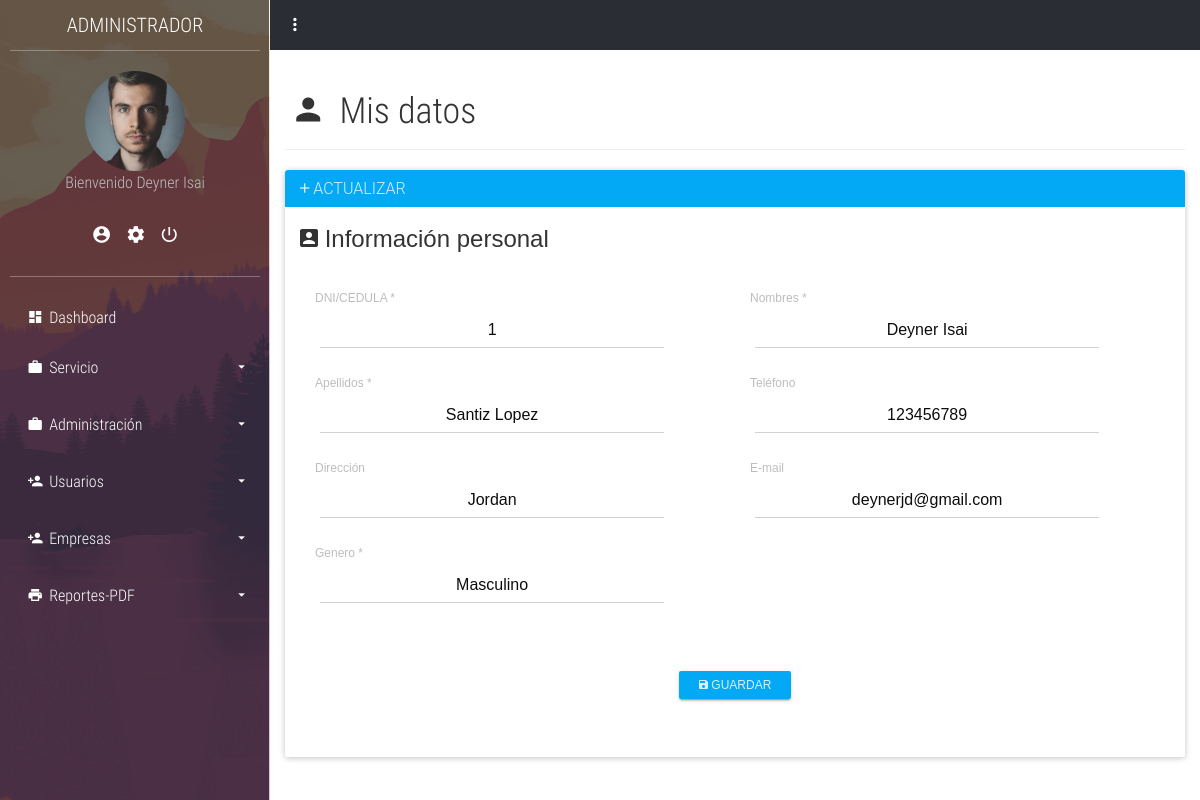
The page /Vistas/Menu.php?cargar=AdministrativaMisDatos&id_usuario=1 (signed in) on the database its author committed.
### tables this page shows
CREATE TABLE IF NOT EXISTS `usuarios` (
  `id_usuario` int(13) NOT NULL,
  `nombre` varchar(50) NOT NULL,
  `apellidos` varchar(50) NOT NULL,
  `usuario` varchar(15) NOT NULL,
  `pass` varchar(10) NOT NULL,
  `tipo` varchar(50) NOT NULL,
  `correo` varchar(35) NOT NULL,
  `telefono` varchar(15) NOT NULL,
  `direccion` varchar(50) NOT NULL,
  `genero` varchar(50) NOT NULL,
  `estado` bit(1) NOT NULL,
  PRIMARY KEY (`id_usuario`) USING BTREE
);

### Modelos/Conexion.php (called while the page is built, shortened)
<?php
class Conexion
{
    private $con;
    public function __construct()
    {
        $this->host = "localhost";
        $this->user = "root";
        $this->pass = "";
        $this->bd   = "samec";
        $this->con = mysqli_connect($this->host, $this->user, $this->pass, $this->bd);
        if ($this->con) {
            mysqli_select_db($this->con, $this->bd);
        }
        $this->con->set_charset("UTF8");
    }
    public function consultaRetorno($sql)
    {
        $consulta = mysqli_query($this->con, $sql);
        return $consulta;
    }
}

### Controladores/controladorUsuario.php (called while the page is built, shortened)
<?php
include_once '../Modelos/Usuario.php';
class controladorUsuario
{
    private $usuario;
    public function __construct()
    {
        $this->usuario = new Usuario();
    }
    public function consultar($id_usuario)
    {
        $this->usuario->set("id_usuario", $id_usuario);
        $datos = $this->usuario->consultar();
        return $datos;
    }
}

### Modelos/Usuario.php (called while the page is built, shortened)
<?php
include_once 'Conexion.php';
class Usuario
{
    private $id_usuario;
    private $con;
    public function __construct()
    {
        $this->con = new conexion();
    }
    public function consultar()
    {
        $sql       = "SELECT * FROM usuarios WHERE id_usuario=$this->id_usuario AND estado=1";
        $resultado = $this->con->consultaRetorno($sql);
        $row       = mysqli_fetch_assoc($resultado);
        $this->id_usuario = $row['id_usuario'];
        return $row;
    }
}

### Vistas/AdministrativaMisDatos.php (the view, shortened to what this page needs)
<?php
include_once 'Menu.php';
$controlador = new controladorUsuario();
if (isset($_GET['id_usuario'])) {
    $row = $controlador->
        consultar($_GET['id_usuario']);
} else {
    echo "window.location.href='?cargar=AdministrativaListarUsuario&tipo;=Administrador'";
}
?>
<!DOCTYPE html>
<html lang="es">
    <head>
                <link href="../Estilos/css/login.css" rel="stylesheet">
    </head>
    <body>
        <section class="full-box dashboard-contentPage">
            <nav class="full-box dashboard-Navbar">
                <ul class="full-box list-unstyled text-right">
                    <li class="pull-left">
                        <a class="btn-menu-dashboard" href="#!">
                            <i class="zmdi zmdi-more-vert">
                            </i>
                        </a>
                    </li>
                </ul>
            </nav>
            <form action="" method="POST">
                <div class="container-fluid">
                    <div class="page-header">
                        <h1 class="text-titles">
                            <i class="zmdi zmdi-account zmdi-hc-fw">
                            </i>
                            Mis datos
                        </h1>
                    </div>
                </div>
                <div class="container-fluid">
                    <div class="panel panel-info">
                        <div class="panel-heading">
                            <h3 class="panel-title">
                                <i class="zmdi zmdi-plus">
                                </i>
                                ACTUALIZAR
                            </h3>
                        </div>
                        <div class="panel-body">
                            <fieldset>
                                <legend>
                                    <i class="zmdi zmdi-account-box">
                                    </i>
                                    Información personal
                                </legend>
                                <div class="container-fluid">
                                    <div class="row">
                                        <div class="col-xs-6">
                                            <div class="form-group label-floating">
                                                <label class="control-label">
                                                    DNI/CEDULA *
                                                </label>
                                                <input class="form-control" maxlength="30" name="id_usuario" pattern="[0-9-]{1,30}" required="" type="text" value="<?php echo $row['id_usuario']; ?>">
                                            </div>
                                        </div>
                                        <div class="col-xs-12 col-sm-6">
                                            <div class="form-group label-floating">
                                                <label class="control-label">
                                                    Nombres *
                                                </label>
                                                <input class="form-control" maxlength="30" name="nombre" pattern="[a-zA-ZáéíóúÁÉÍÓÚñÑ ]{1,30}" required="" type="text" value="<?php echo $row['nombre']; ?>">
                                            </div>
                                        </div>
                                        <div class="col-xs-12 col-sm-6">
                                            <div class="form-group label-floating">
                                                <label class="control-label">
                                                    Apellidos *
                                                </label>
                                                <input class="form-control" maxlength="30" name="apellidos" pattern="[a-zA-ZáéíóúÁÉÍÓÚñÑ ]{1,30}" required="" type="text" value="<?php echo $row['apellidos']; ?>">
                                            </div>
                                        </div>
                                        <div class="col-xs-12 col-sm-6">
                                            <div class="form-group label-floating">
                                                <label class="control-label">
                                                    Teléfono
                                                </label>
                                                <input class="form-control" maxlength="15" name="telefono" pattern="[0-9+]{1,15}" type="text" value="<?php echo $row['telefono']; ?>">
                                            </div>
                                        </div>
                                        <div class="col-xs-12 col-sm-6">
                                            <div class="form-group label-floating">
                                                <label class="control-label">
                                                    Dirección
                                                </label>
                                                <input class="form-control" maxlength="100" name="direccion" type="text" value="<?php echo $row['direccion']; ?>">
                                            </div>
                                        </div>
                                        <div class="col-xs-12 col-sm-6">
                                            <div class="form-group label-floating">
                                                <label class="control-label">
                                                    E-mail
                                                </label>
                                                <input class="form-control" maxlength="50" name="correo" type="email" value="<?php echo $row['correo']; ?>">
                                            </div>
                                        </div>
                                        <div class="col-xs-12 col-sm-6">
                                            <div class="form-group label-floating">
                                                <label class="control-label">
                                                    Genero *
                                                </label>
                                                <input class="form-control" maxlength="10" name="genero" required="" type="text" value="<?php echo $row['genero']; ?>">
                                            </div>
                                        </div>
                                    </div>
                                </div>
                            </fieldset>
                            <br>
                                <p class="text-center" style="margin-top: 20px;">
                                    <button class="btn btn-info btn-raised btn-sm" name="AdministrativaEditarUsuario" type="submit">
                                        <i class="zmdi zmdi-floppy">
                                        </i>
                                        Guardar
                                    </button>
                                </p>
                        </div>
                    </div>
                </div>
            </form>
        </section>
    </body>
</html>

### Estilos/css/main.css (style rules this page uses)
body, html { background-color: #fff; width: 100%; height: 100%; margin: 0; padding: 0; position: relative; font-size: 16px; font-family: 'RobotoCondensed'; overflow: hidden; }
.full-box { margin: 0; padding: 0; width: 100%; box-sizing: border-box; }
.text-titles { font-family: 'RobotoCondensedLight' }
.dashboard-sideBar, .dashboard-contentPage { position: absolute; top: 0; height: 100%; transition: all .3s ease-in-out; }
.dashboard-contentPage { right: 0; z-index: 1; padding-left: 270px; }
.dashboard-Navbar, .dashboard-Navbar>ul, .dashboard-Navbar>ul>li, .dashboard-Navbar>ul>li>a { height: 50px; line-height: 50px; }
.dashboard-Navbar>ul>li>a { outline: none; }
.dashboard-Navbar { background-color: #2A2D34; overflow: hidden; }
.dashboard-Navbar>ul>li, .dashboard-Navbar>ul>li>a { display: inline-block; width: 50px; text-align: center; color: #fff; margin: 0; padding: 0; font-size: 20px; transition: all .3s ease-in-out; position: relative; }

### Estilos/css/Login.css (style rules this page uses)
html { background-color: #56baed; }
body { font-family: "Poppins", sans-serif; height: 100vh; }
a { color: #92badd; display: inline-block; text-decoration: none; font-weight: 400; }
input[type=text], input[type=password], input[type=email] { background-color: #f6f6f6; border: none; color: #0d0d0d; padding: 15px 32px; text-align: center; text-decoration: none; display: inline-block; font-size: 16px; margin: 5px; width: 85%; border: 2px solid #f6f6f6; -webkit-transition: all 0.5s ease-in-out; -moz-transition: all 0.5s ease-in-out; -ms-transition: all 0.5s ease-in-out; -o-transition: all 0.5s ease-in-out; transition: all 0.5s ease-in-out; -webkit-border-radius: 5px 5px 5px 5px; border-radius: 5px 5px 5px 5px; }
input[type=text]:placeholder, input[type=password]:placeholder, input[type=email]:placeholder { color: #cccccc; }

### rows shown on the page
usuarios: id_usuario "1", nombre "Deyner Isai", apellidos "Santiz Lopez", telefono "123456789", direccion "Jordan", correo "deynerjd@gmail.com", genero "Masculino"

### other values the page prints
$_SESSION['nombre'] "Deyner Isai"
